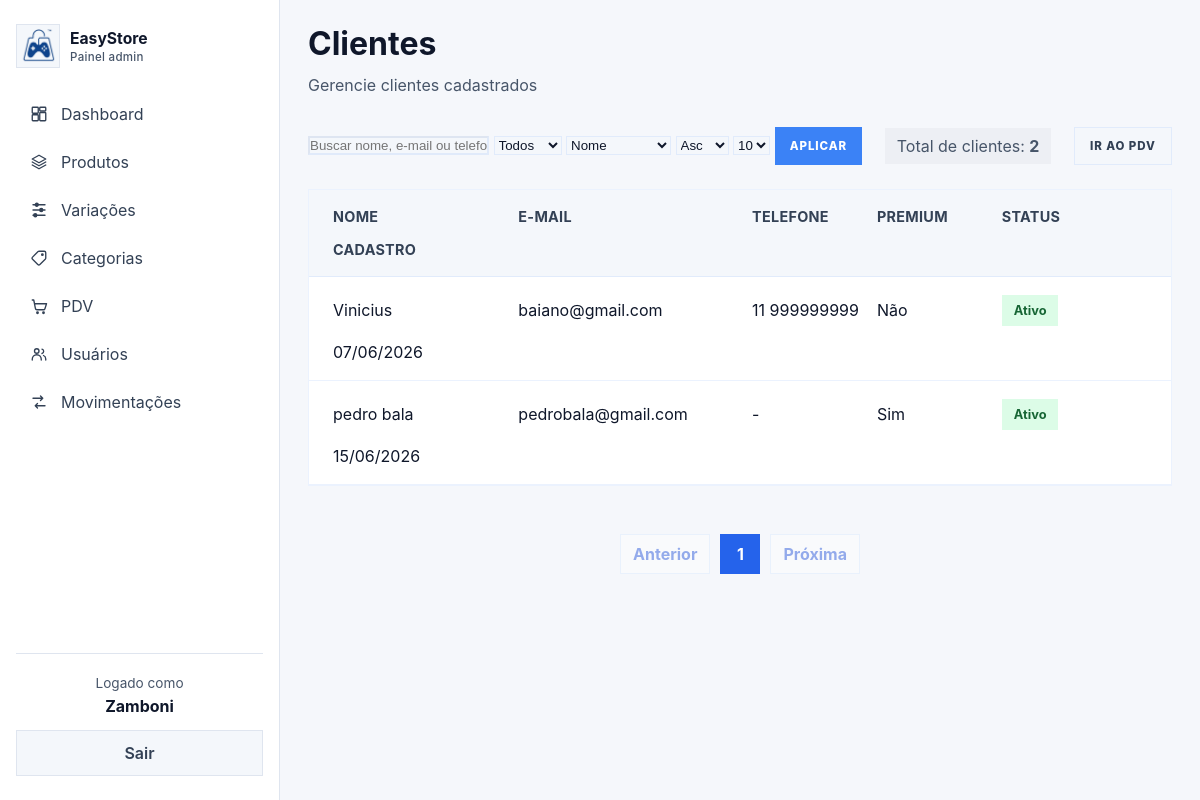
Page /clientes/ (signed in) on the earlier database version.
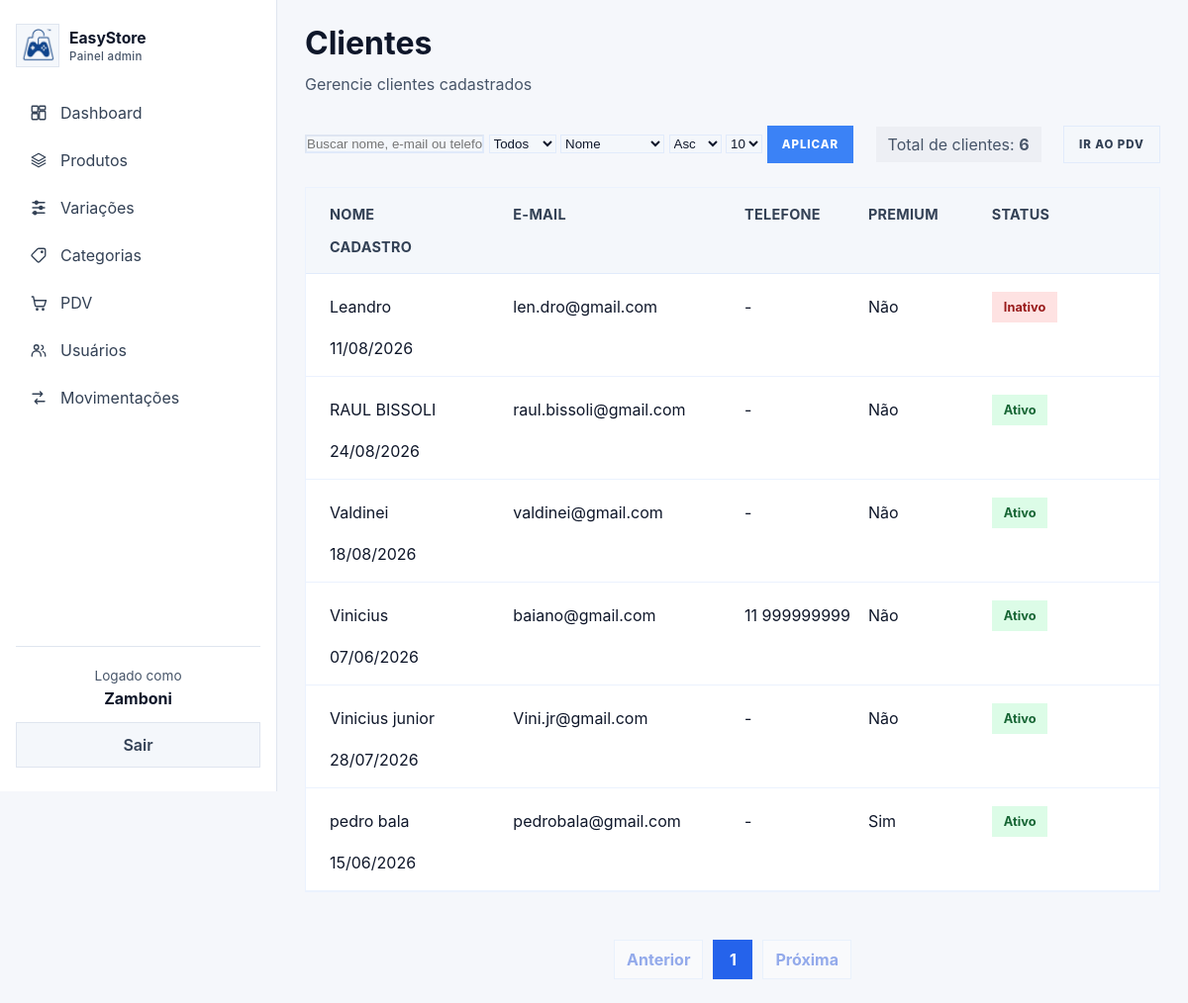
Same page on the later database version.
### app/models/cliente.py (models this page shows)
class Cliente(Base):
    __tablename__ = "clientes"
    id         = Column(Integer, primary_key=True, index=True)
    nome       = Column(String(150), nullable=False, index=True)
    email      = Column(String(167), nullable=True, unique=True, index=True)
    telefone   = Column(String(20), nullable=True)
    usuario_id = Column(
        Integer,
        ForeignKey("usuarios.id", ondelete="SET NULL"),
        nullable=True,
        unique=True,
    )
    is_associado = Column(Boolean, default=False, nullable=False)
    ativo      = Column(Boolean, default=True)
    criado_em  = Column(DateTime, server_default=func.now())
    usuario = relationship("Usuario", back_populates="cliente_perfil")
    vendas  = relationship("Venda", back_populates="cliente", lazy="select")

### app/controllers/cliente_admin_controller.py (the view)
@router.get("/")
def listar_clientes(
    request: Request,
    busca: str = "",
    ativo: int = -1,  # -1 = todos, 0 = inativos, 1 = ativos
    ordenar: str = "nome",  # campo para ordenar
    ordem: str = "asc",  # asc ou desc
    pagina: int = 1,
    por_pagina: int = 10,
    db: Session = Depends(get_db),
    usuario=Depends(get_admin),
):
    query = db.query(Cliente)
    if busca and busca.strip():
        termo = f"%{busca.strip()}%"
        query = query.filter(
            (Cliente.nome.ilike(termo)) | (Cliente.email.ilike(termo)) | (Cliente.telefone.ilike(termo))
        )
    if ativo in (0, 1):
        query = query.filter(Cliente.ativo == bool(ativo))
    ordenacao_mapping = {
        "nome": Cliente.nome,
        "email": Cliente.email,
        "criado_em": Cliente.criado_em,
    }
    coluna = ordenacao_mapping.get(ordenar, Cliente.nome)
    if ordem.lower() == "desc":
        query = query.order_by(coluna.desc())
    else:
        query = query.order_by(coluna)
    total = query.count()
    por_pagina = min(max(por_pagina, 1), 50)
    total_paginas = math.ceil(total / por_pagina) if total else 1
    pagina = min(max(pagina, 1), total_paginas)
    clientes = query.offset((pagina - 1) * por_pagina).limit(por_pagina).all()
    return templates.TemplateResponse(
        "admin/clientes.html",
        {
            "request": request,
            "usuario": usuario,
            "clientes": clientes,
            "busca": busca,
            "ativo": ativo,
            "ordenar": ordenar,
            "ordem": ordem,
            "pagina": pagina,
            "por_pagina": por_pagina,
            "total_paginas": total_paginas,
            "total": total,
            "page_title": "Clientes",
            "page_subtitle": "Gerencie clientes cadastrados",
            "css_path": "css/cadastros.css",
            "active": "clientes",
        },
    )

### app/templates/admin/clientes.html (shortened to what this page needs)
{% extends "admin/base.html" %}
{% block content %}
<div class="table-actions">
  <form method="get" class="filter-form">
    <input type="text" name="busca" placeholder="Buscar nome, e-mail ou telefone" value="{{ busca }}" />
    <select name="ativo">
      <option value="-1" {% if ativo == -1 %}selected{% endif %}>Todos</option>
    </select>
    <select name="ordenar">
      <option value="nome" {% if ordenar == 'nome' %}selected{% endif %}>Nome</option>
    </select>
    <select name="ordem">
      <option value="asc" {% if ordem == 'asc' %}selected{% endif %}>Asc</option>
    </select>
    <select name="por_pagina">
      <option value="10" {% if por_pagina == 10 %}selected{% endif %}>10</option>
    </select>
    <button class="btn btn-primary">Aplicar</button>
  </form>
  <div class="detail-pill">Total de clientes: <strong>{{ total }}</strong></div>
  <a href="/admin/pos" class="btn btn-secondary">Ir ao PDV</a>
</div>
<div class="table-card users-table">
  <div class="table-row header">
    <div>Nome</div>
    <div>E-mail</div>
    <div>Telefone</div>
    <div>Premium</div>
    <div>Status</div>
    <div>Cadastro</div>
  </div>
  {% for c in clientes %}
  <div class="table-row">
    <div>{{ c.nome }}</div>
    <div>{{ c.email or '-' }}</div>
    <div>{{ c.telefone or '-' }}</div>
    <div>{% if c.is_associado %}<span class="plan-badge premium">Sim</span>{% else %}Não{% endif %}</div>
    <div><span class="status-badge {% if c.ativo %}active{% else %}inactive{% endif %}">{{ 'Ativo' if c.ativo else 'Inativo' }}</span></div>
    <div>{{ c.criado_em.strftime('%d/%m/%Y') if c.criado_em else '-' }}</div>
  </div>
  {% endfor %}
</div>
<nav class="pagination" aria-label="Paginação de clientes">
  <a class="pagination-link {% if pagina == 1 %}disabled{% endif %}" href="?por_pagina={{ por_pagina }}&pagina={{ pagina - 1 }}&busca={{ busca }}&ativo={{ ativo }}&ordenar={{ ordenar }}&ordem={{ ordem }}">Anterior</a>
  {% for numero in range(1, total_paginas + 1) %}
  <a class="pagination-link {% if numero == pagina %}active{% endif %}" href="?por_pagina={{ por_pagina }}&pagina={{ numero }}&busca={{ busca }}&ativo={{ ativo }}&ordenar={{ ordenar }}&ordem={{ ordem }}">{{ numero }}</a>
  {% endfor %}
  <a class="pagination-link {% if pagina == total_paginas %}disabled{% endif %}" href="?por_pagina={{ por_pagina }}&pagina={{ pagina + 1 }}&busca={{ busca }}&ativo={{ ativo }}&ordenar={{ ordenar }}&ordem={{ ordem }}">Próxima</a>
</nav>
{% endblock %}

Differences in the rows shown:
added Cliente: nome "Leandro", email "len.dro@gmail.com", telefone "-", is_associado "Não", ativo "Inativo", criado_em "11/08/2026"
added Cliente: nome "RAUL BISSOLI", email "raul.bissoli@gmail.com", telefone "-", is_associado "Não", ativo "Ativo", criado_em "24/08/2026"
added Cliente: nome "Valdinei", email "valdinei@gmail.com", telefone "-", is_associado "Não", ativo "Ativo", criado_em "18/08/2026"
added Cliente: nome "Vinicius junior", email "Vini.jr@gmail.com", telefone "-", is_associado "Não", ativo "Ativo", criado_em "28/07/2026"
Other differences:
{{ total }}: "2" → "6"
